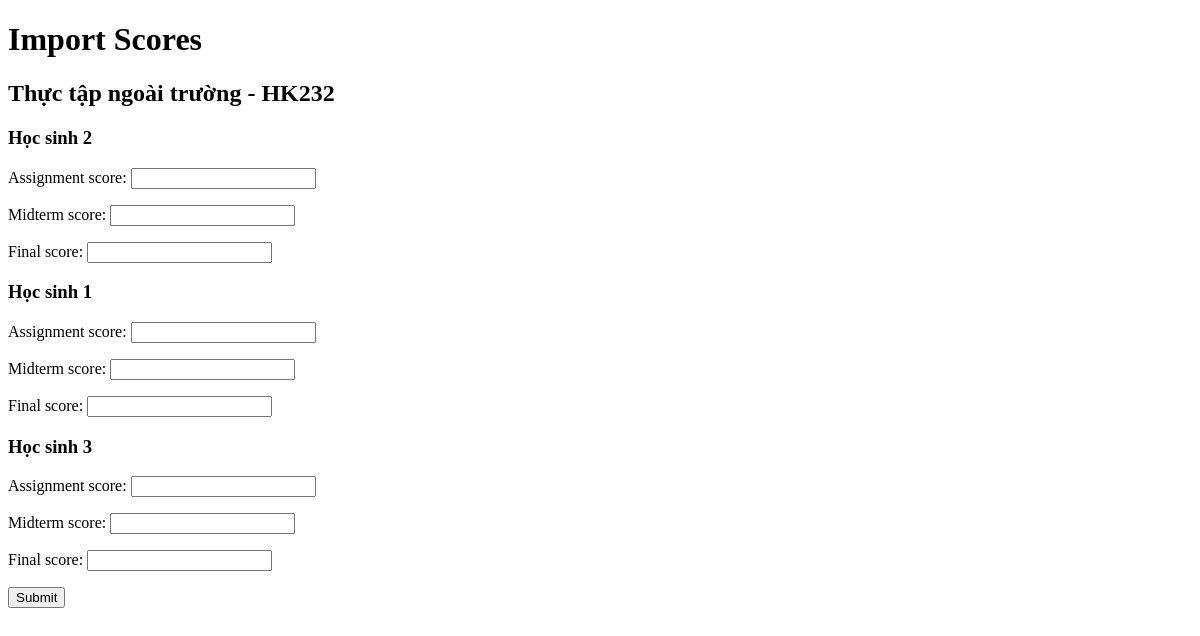
The app's page /grade/12/import_score/ with its own data.
### Course/models.py (models this page shows, shortened)
class Course(models.Model):
    students = models.ManyToManyField(Student)
    teacher = models.ForeignKey(Teacher, on_delete=models.CASCADE, null=True)
    subject = models.ForeignKey(Subject, on_delete=models.CASCADE, null=True)
    semester = models.ForeignKey(Semester, on_delete=models.CASCADE, null=True)
    id_course = models.CharField(max_length=3, null=True)

### Databases/models.py (models this page shows, shortened)
class Subject(models.Model):
    name = models.CharField(max_length=50, null=True, default="")
    credit = models.IntegerField(default=0)

class Semester(models.Model):
    semester_id = models.CharField(max_length=10, null=True, default="")
    is_registration = models.BooleanField(null=True, default=False)

### Student/models.py (models this page shows, shortened)
class Student(models.Model):
    id = models.CharField(max_length=15, null=False, primary_key=True, default='')
    name = models.CharField(max_length=30, null=True, default='')
    date_of_birth = models.DateField(null=True, default='')
    department = models.ForeignKey(Department, on_delete=models.CASCADE, null=True)
    major = models.ForeignKey(Major, on_delete=models.CASCADE, null = True)
    username = models.OneToOneField(MyUser, on_delete=models.CASCADE,  null=True)

### Grade/views.py (the view, shortened to what this page needs)
# urls.py: path("<int:course_id>/import_score/", views.ImportScore.as_view(), name="ImportScore"),
class ImportScore(View):
    def get(self, request, course_id):
        course = Course.objects.get(pk=course_id)
        students = course.students.all()
        forms = []
        for student in students:
            form = GradeForm(prefix=student.id)
            forms.append((student, form))
        context = {
            "course": course,
            "students": students,
            "forms": forms,
        }
        return render(request, "Course/CourseTeacher/import_score.html", context)

### templates/Course/CourseTeacher/import_score.html (shortened to what this page needs)
{% load static %}
<!DOCTYPE html>
<html lang="vi">
<head>
    <link rel="stylesheet" href="{% static 'css/course.css' %}">
</head>
<body>
    <h1>Import Scores</h1>
    <h2>{{ course.subject.name }} - HK{{ course.semester.semester_id }}</h2>
    <form method="post">
        {% for student, form in forms %}
        <h3>{{ student.name }}</h3>
        {{ form.as_p }}
        {% endfor %}
        <button type="submit">Submit</button>
    </form>
</body>
</html>

### records on screen
Course: subject.name "Thực tập ngoài trường", semester.semester_id "232"
Student: name "Học sinh 2"
Student: name "Học sinh 1"
Student: name "Học sinh 3"
